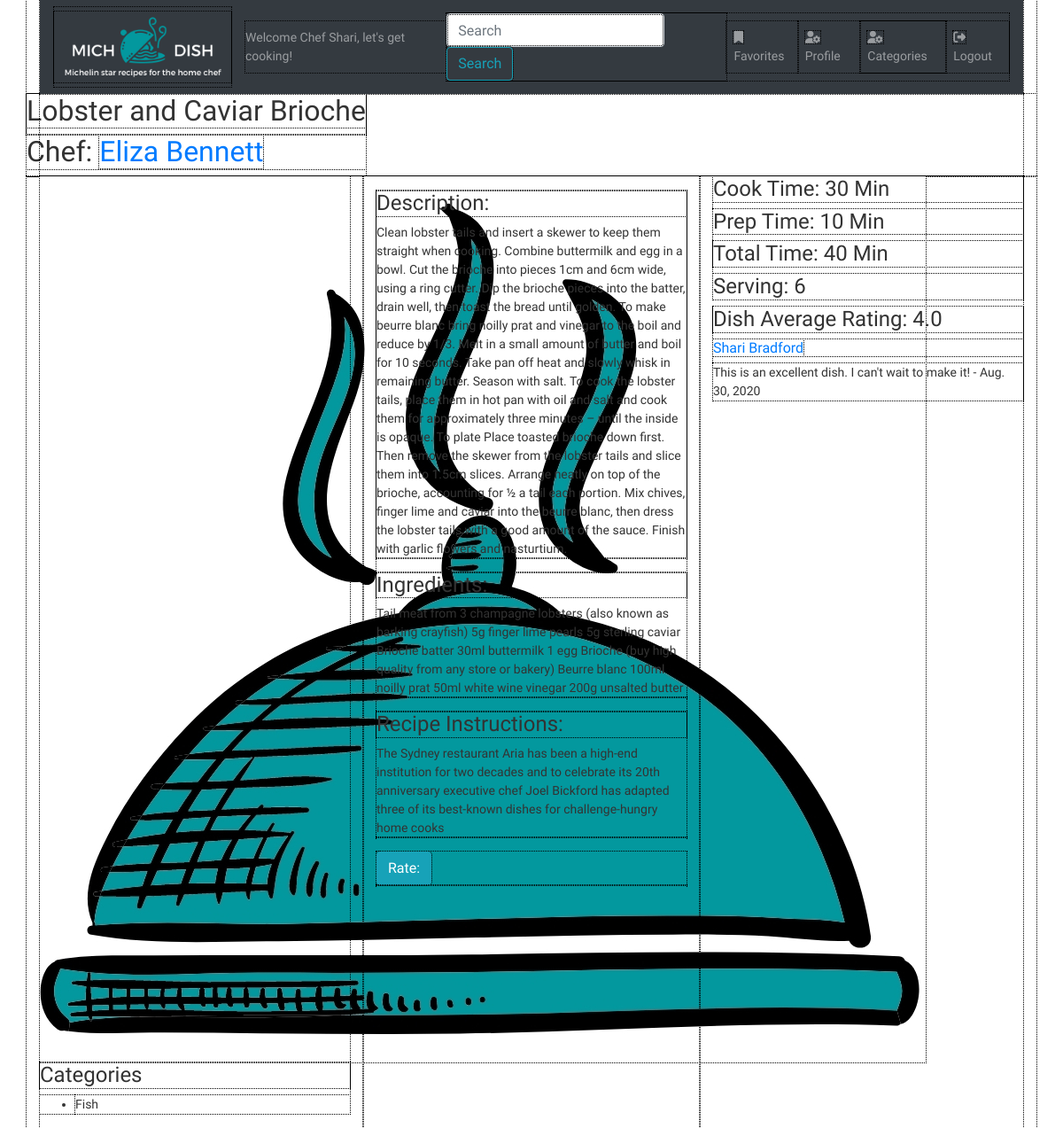
The page /dish/1 (signed in) on the database as committed earlier.
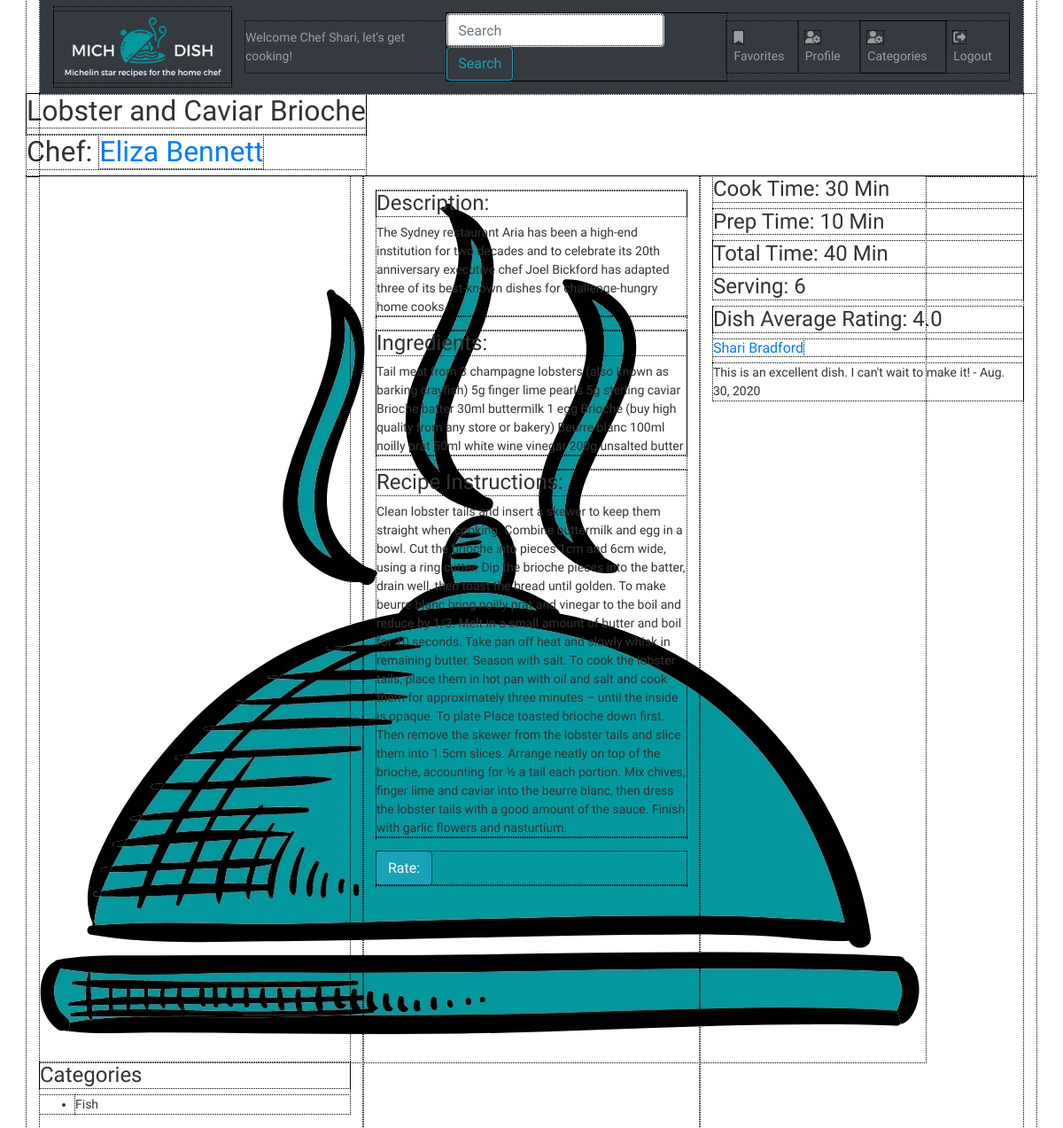
The same page on the database as committed later.
### dish/models.py (models this page shows, shortened)
class Dish(models.Model):
    title = models.CharField(max_length=255)
    recipe = models.TextField(help_text="Instructions for how to make the dish.")
    description = models.TextField(blank=True, help_text="Describe the dish, its history and why you were inspired to make it.")
    ingredients = models.TextField(help_text="Add each ingredient on a new line.")
    prep_time = models.IntegerField(help_text="Prep time in minutes.")
    cook_time = models.IntegerField(help_text="Cook time in minutes.")
    servings = models.IntegerField()
    profile_pic = models.ImageField(
        upload_to=dish_directory_path,
        default= 'dishes/blank-dish.jpg',
        blank=True,
        null=True,
        )
    categories = models.ManyToManyField(Category, related_name='dishes', help_text="Select all categories that apply.")
    poster = models.ForeignKey(User, related_name='user_dishes', on_delete=models.CASCADE)
    user_likes = models.ManyToManyField(User, related_name='liked_dishes')
    created_at = models.DateField(auto_now_add=True)
    updated_at = models.DateField(auto_now=True)

### dish/views.py (the view)
# urls.py: path('<int:dish_id>', views.dish_details, name="dish_details"),
def dish_details(request, dish_id):
    user = request.user # User.objects.get(id=request.session['user_id'])
    dish = Dish.objects.get(id=dish_id)
    if hasattr(dish,'ratings'):
        if dish.ratings.filter(user=user).count() > 0:
            print(f"Ratings for {dish.title}: {dish.ratings.filter(user=user).count()}")
            user_has_rated_dish = True
            user_rating_this_dish = dish.ratings.filter(user=user).first()
            form = None
        else:
            user_has_rated_dish = False
            user_rating_this_dish = None
            form = RatingForm()
        average_rating = Rating.objects.filter(dish=dish).aggregate(Avg('rating'))['rating__avg'] or 0
        all_ratings = dish.ratings.all()
    else:
        print(f"No ratings yet for {dish.title}.")
        form = RatingForm()
        average_rating = 0
        all_ratings = None
    context = {
        'user': user,
        'dish': dish,
        'average_rating': average_rating,
        'all_ratings': all_ratings,
        'total_time' : dish.prep_time + dish.cook_time,
        'user_has_rated_dish': user_has_rated_dish,
        'user_rating_this_dish': user_rating_this_dish,
        'form': form,
    }
    return render(request, 'dish/dish-details.html', context)

### dish/templates/dish/dish-details.html (shortened to what this page needs)
{% extends 'dish/base.html' %}
{% load static %}
{% block css %}
<link rel="stylesheet" href="{% static 'dish/css/dish.css' %}">
{% endblock css %}
{% block greeting %}{% if user.is_authenticated %} {{ user.first_name }}{% endif %}{% endblock greeting %}
{% block favorites %}
{% if user.is_authenticated %}
  <a href="{% url 'dish:favorite_dishes' %}" class="nav-link"><i class="fas fa-bookmark"></i>Favorites</a>
  {% endif %}
{% endblock favorites %}
{% block profile %}
{% if user.is_authenticated %}
<a href="{% url 'accounts:user_profile' profiled_user_id=user.id %}" class="nav-link"><i class="fas fa-user-cog"></i>Profile</a>
{% else %}
<a href="{% url 'accounts:signup' %}" class="nav-link"><i class="fas fa-user-cog"></i>Register</a>
{% endif %}
{% endblock profile %}
{% block login %}
{% if user.is_authenticated %}
  <a href="{% url 'logout' %}" class="nav-link"><i class="fas fa-sign-out-alt"></i>Logout</a>
  {% else %}
  <a href="{% url 'login' %}" class="nav-link"><i class="fas fa-sign-in-alt"></i>Login</a>
  {% endif %}
{% endblock login %}
{% block content %}
<div id="main-content" data-id="{{ dish.id }}">
        <div class="row" id="newPost">
            <div class="title">
                <div class="d-inline-flex align-items-baseline">
                    <h2>{{ dish.title }}</h2>
                </div>
                <h2>Chef: <a href="{% url 'accounts:user_profile' profiled_user_id=dish.poster.id %}">{{ dish.poster.first_name }} {{ dish.poster.last_name }}</a></h2>
            </div>
        </div>
        <div class="row">
            <div class="col">
                <div id="picture">
                    <img src="{{ dish.profile_pic.url }}" alt="Dish Picture Here">
                </div>
                <div id="category">
                    <h4>Categories</h4>
                    <ul class="categories">
                    {% for category in dish.categories.all %}
                        <li class="category" data-id="{{ category.id }}">{{ category.name }}</li>
                    {% endfor %}
                    </ul>
                </div>
            </div>
            <div class="col">
                <div id="recipe">
                    <div id="description">
                        <p><h4>Description: </h4>{{ dish.description }}</p>
                    </div>
                    <div id="ingredients">
                        <p><h4>Ingredients: </h4>{{ dish.ingredients }}</p>
                    </div>
                    <div id="recipeWriting">
                        <p><h4>Recipe Instructions: </h4>{{ dish.recipe }}</p>
                    </div>
                </div>
                <div id="ratings">
                    <div class="btn btn-info">
                        Rate:
                    </div>
                </div>
            </div>
            <div class="col">
                <div id="times">
                    <div id="cookTime">
                        <h4>Cook Time: {{ dish.cook_time }} Min</h4>
                    </div>
                    <div id="prepTime">
                        <h4>Prep Time: {{ dish.prep_time }} Min</h4>
                    </div>
                    <div id="totalTime">
                        <h4>Total Time: {{ total_time }} Min</h4>
                    </div>
                    <div id="serving">
                        <h4>Serving: {{ dish.servings }}</h4>
                    </div>
                </div>
                <div id="ratings">
                    <div id="avgRating">
                        <h4>Dish Average Rating: {{ average_rating }}</h4>
                    </div>
                    <div id="reviews">
                        {% for rating in all_ratings %}
                        <div id="userName">
                            <h6><a href="">{{ rating.user.first_name }} {{ rating.user.last_name }}</a></h6>
                        </div>
                        <div id="review">
                            <p>{{ rating.review }} - {{ rating.created_at }}</p>
                        </div>
                        {% endfor %}
                    </div>
                </div>
            </div>
        </div>
</div>
{% endblock %}

Rows that differ between the two databases and show on the page:
changed Dish "Lobster and Caviar Brioche": description "Clean lobster tails and insert a skewer to keep them straight when cooking. Combine buttermilk and egg in a bowl. Cut the brioche into pieces 1cm and 6cm wide, using a ring cutter. Dip the brioche pieces into the batter, drain well, then toast the bread until golden. To make beurre blanc bring noilly prat and vinegar to the boil and reduce by 1/3. Melt in a small amount of butter and boil for 10 seconds. Take pan off heat and slowly whisk in remaining butter. Season with salt. To cook the lobster tails, place them in hot pan with oil and salt and cook them for approximately three minutes – until the inside is opaque. To plate Place toasted brioche down first. Then remove the skewer from the…" → "The Sydney restaurant Aria has been a high-end institution for two decades and to celebrate its 20th anniversary executive chef Joel Bickford has adapted three of its best-known dishes for challenge-hungry home cooks."; recipe "The Sydney restaurant Aria has been a high-end institution for two decades and to celebrate its 20th anniversary executive chef Joel Bickford has adapted three of its best-known dishes for challenge-hungry home cooks" → "Clean lobster tails and insert a skewer to keep them straight when cooking. Combine buttermilk and egg in a bowl. Cut the brioche into pieces 1cm and 6cm wide, using a ring cutter. Dip the brioche pieces into the batter, drain well, then toast the bread until golden. To make beurre blanc bring noilly prat and vinegar to the boil and reduce by 1/3. Melt in a small amount of butter and boil for 10 seconds. Take pan off heat and slowly whisk in remaining butter. Season with salt. To cook the lobster tails, place them in hot pan with oil and salt and cook them for approximately three minutes – until the inside is opaque. To plate Place toasted brioche down first. Then remove the skewer from the…"
